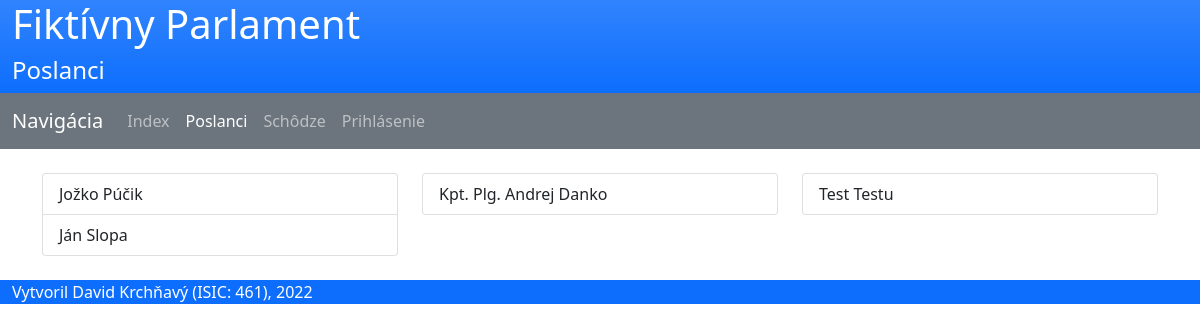
/poslanci.php, run on the app's committed database.
### tables this page shows
CREATE TABLE `poslanec` (
  `id` int(11) NOT NULL AUTO_INCREMENT,
  `id_udaje` int(11) DEFAULT NULL,
  `id_klub` int(11) NOT NULL DEFAULT 1 COMMENT 'predvolene je 1, co je nezaradeny',
  `specializacia` set('Financie','Ekonomika','Zdravotníctvo','Zahraničná politika','Vnútroštátna bezpečnosť','Životné prostredie','Právo','Kultúra','Vzdelanie') DEFAULT NULL,
  `heslo` varchar(255) NOT NULL,
  PRIMARY KEY (`id`),
  UNIQUE KEY `id_udaje` (`id_udaje`),
  KEY `id_klub` (`id_klub`),
  CONSTRAINT `poslanec_ibfk_2` FOREIGN KEY (`id_klub`) REFERENCES `poslanecky_klub` (`id`) ON DELETE NO ACTION ON UPDATE NO ACTION,
  CONSTRAINT `poslanec_ibfk_4` FOREIGN KEY (`id_udaje`) REFERENCES `osobne_udaje` (`id`) ON DELETE NO ACTION
);

### poslanci.php (the view, shortened to what this page needs)
<?php
include('functions.php');
include('navbar.php');
include('database.php');
$poslanci = get_all_poslanci($mysqli);
$poslanci = partition($poslanci, 3);
if (isset($_GET['poslanec_id'])) {
    try {
        $poslanec = new Poslanec($mysqli, $_GET['poslanec_id']);
        if ($poslanec->udaje->id_previerka != null) $bezp_prev = new BezpecnostnaPrevierka($mysqli, $poslanec->udaje->id_previerka); ?>
        <div class="container">
            <div class="row">
                <div class="col-md-12">
                    <h2>Stránka poslanca</h2>
                    <div class="row">
                        <div class="col-md-4">
                            <h6>Meno a priezvisko:</h6>
                            <div class="bg-secondary bg-opacity-25 container mb-4">
                                <?= $poslanec->udaje->meno . ' ' . $poslanec->udaje->priezvisko ?></div>
                            <h6>Email:</h6>
                            <div class="bg-secondary bg-opacity-25 container mb-4"><?= $poslanec->udaje->email ?></div>
                        </div>
                        <div class="col-md-4">
                            <h6>Titul:</h6>
                            <div class="bg-secondary bg-opacity-25 container mb-4"><?= $poslanec->udaje->titul ?: '-' ?></div>
                            <?php if ($_SESSION[SESSION_USER_ROLE] == ROLE_ADMIN) { ?>
                                <h6>Bezpečnostná previerka:</h6>
                                <div class="bg-secondary bg-opacity-25 container mb-4"><?= ($bezp_prev->uroven ?? '-');
                                    if (isset($bezp_prev)) echo $bezp_prev->platnost ? ' (platná)' : ' (neplatná)'; ?></div>
                            <?php } ?>
                        </div>
                        <div class="col-md-4">
                            <h6>Adresa:</h6>
                            <div class="bg-secondary bg-opacity-25 container mb-4"><?= $poslanec->udaje->adresa ?></div>
                            <?php if ($_SESSION[SESSION_USER_ROLE] == ROLE_ADMIN) { ?>
                                <h6>BP udelil:</h6>
                                <div class="bg-secondary bg-opacity-25 container mb-4">
                                    <?php if (isset($bezp_prev)) {
                                        $udelil = new Admin($mysqli, $bezp_prev->kto_udelil);
                                        echo $udelil->udaje->meno . ' ' . $udelil->udaje->priezvisko;
                                    } else echo '-'; ?></div>
                            <?php } ?>
                        </div>
                    </div>
                </div>
            </div>
            <?php if ($_SESSION[SESSION_USER_ROLE] == ROLE_ADMIN) { ?>
                <div class="row">
                    <div class="col-md-12">
                        <button type="button" class="btn btn-primary" data-bs-toggle="collapse"
                                data-bs-target="#form_edit">Upraviť
                        </button>
                        <?php if (isset($result)) {
                            if ($result == SUCCESS) echo '<p class="d-inline mx-2 text-success">Poslanec upravený</p>';
                            else if ($result == ERROR_USER_EXISTS) echo '<p class="d-inline mx-2 text-danger">Zadaný email sa už používa!</p>';
                            else if ($result == ERROR_UNKNOWN) echo '<p class="d-inline mx-2 text-danger">Neznáma chyba</p>';
                        }?>
                    </div>
                </div>
                <div class="row">
                    <div class="col-md-8">
                        <form method="post" class="needs-validation collapse" id="form_edit" novalidate>
                            <div class="my-3">
                                <label for="email" class="form-label">Email:
                                    <i class="material-icons"
                                       title="Email musí mať platný formát napr. jozko@example.com">help</i>
                                </label>
                                <input type="email" class="form-control" id="email" placeholder="Zadajte email"
                                       name="email"
                                       value="<?= $poslanec->udaje->email ?>">
                                <div class="invalid-feedback">Zadajte platný email</div>
                            </div>
                            <div class="mb-3">
                                <label for="hidden_field" class="form-label">Špecializácia:
                                    <i class="material-icons" title="Špecializácie používateľa">help</i>
                                </label>
                                <input type="hidden" id="hidden_field" value="">
                                <div class="form-check">
                                    <?php foreach (get_spec_values($mysqli) as $spec) {
                                        $l = strtolower($spec);
                                        $l = explode(' ', $l)[0]; ?>
                                        <input class="form-check-input" type="checkbox" value="<?= $spec ?>"
                                               id="sp_<?= $l ?>"
                                               name="specializacia[]" <?php if (in_array($spec, $poslanec->specializacia)) echo ' checked' ?>>
                                        <label class="form-check-label" for="sp_<?= $l ?>"><?= $spec ?></label><br>
                                    <?php } ?>
                                </div>
                            </div>
                            <div class="row mb-3">
                                <div class="col-md-3">
                                    <label for="titul" class="form-label">Titul:
                                        <i class="material-icons" title="Tituly používateľa, napr. Mgr.">help</i>
                                    </label>
                                    <input type="text" class="form-control" id="titul" placeholder="Zadajte titul"
                                           name="titul"
                                           value="<?= $poslanec->udaje->titul ?>">
                                </div>
                                <div class="col-md-9">
                                    <label for="meno_priezvisko" class="form-label">Meno a priezvisko:
                                        <i class="material-icons"
                                           title="Musí obsahovať presne dve slová po aspoň 3 znaky a nesmie byť dlhšie ako 60 znakov">help</i>
                                    </label>
                                    <input type="text" class="form-control" id="meno_priezvisko"
                                           placeholder="Zadajte meno a priezvisko" name="cele_meno"
                                           value="<?= $poslanec->udaje->meno . ' ' . $poslanec->udaje->priezvisko ?>">
                                    <div class="invalid-feedback" id="meno_feedback"></div>
                                </div>
                            </div>
                            <div class="mb-3">
                                <label for="adresa" class="form-label">Adresa:
                                    <i class="material-icons" title="Musí mať medzi 6 a 100 znakov">help</i>
                                </label>
                                <textarea class="form-control" id="adresa" placeholder="Zadajte adresu"
                                          name="adresa" rows="5"><?= $poslanec->udaje->adresa ?></textarea>
                                <div class="invalid-feedback" id="adresa_feedback"></div>
                            </div>
                            <input type="hidden" name="poslanec_id" value="<?= $_GET['poslanec_id'] ?>">
                            <button type="submit" name="submit" class="btn btn-primary">Potvrdiť</button>
                        </form>
                    </div>
                </div>
            <?php } ?>
        </div>
    <?php }
    catch (UserNotFoundException) {
        display_error('Zadaný poslanec sa nenašiel');
    }
} else { ?>
    <div class="container">
        <div class="row">
            <div class="col-md-4">
                <ul class="list-group">
                    <?php foreach ($poslanci[0] as $posl) { ?>
                        <a href="?poslanec_id=<?= $posl['id'] ?>"
                           class="list-group-item"><?= join(' ', array_slice($posl, 1)) ?></a>
                    <?php } ?>
                </ul>
            </div>
            <div class="col-md-4">
                <ul class="list-group">
                    <?php foreach ($poslanci[1] as $posl) { ?>
                        <a href="?poslanec_id=<?= $posl['id'] ?>"
                           class="list-group-item"><?= join(' ', array_slice($posl, 1)) ?></a>
                    <?php } ?>
                </ul>
            </div>
            <div class="col-md-4">
                <ul class="list-group">
                    <?php foreach ($poslanci[2] as $posl) { ?>
                        <a href="?poslanec_id=<?= $posl['id'] ?>"
                           class="list-group-item"><?= join(' ', array_slice($posl, 1)) ?></a>
                    <?php } ?>
                </ul>
            </div>
        </div>
    </div>
<?php }
include('footer.php'); ?>

### style.css (style rules this page uses)
html { position: relative; min-height: 100%; }

### data on the page
poslanec: posl "Jožko Púčik"
poslanec: posl "Ján Slopa"
poslanec: posl "Kpt. Plg. Andrej Danko"
poslanec: posl "Test Testu"

### other printed values
$title "Poslanci"
